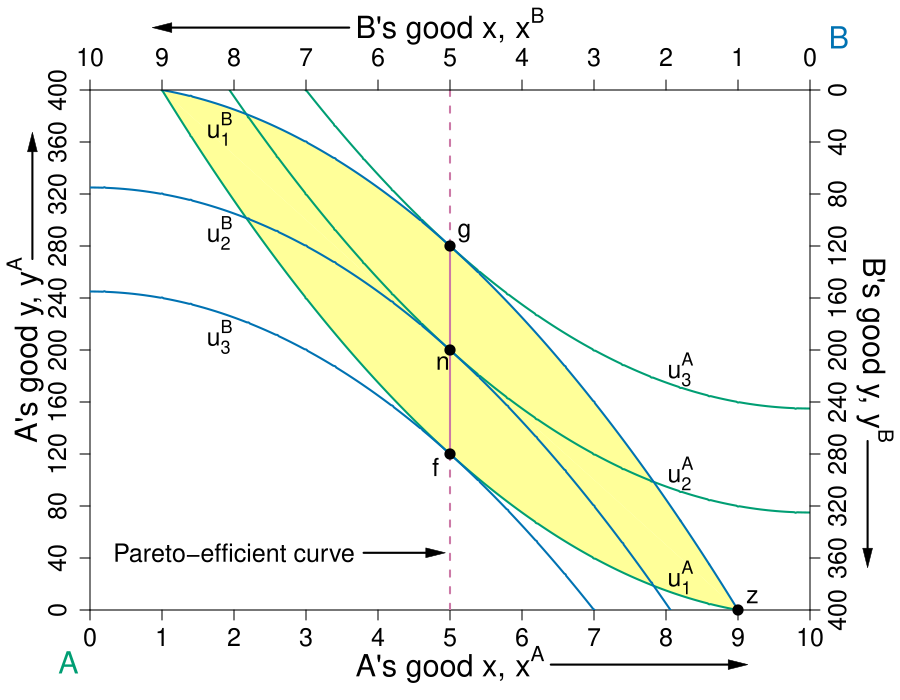

The R source for this figure:
require(shape)
library(extrafont)
library(pBrackets)
pdf(file = "what_can_markets_do/edgeworthbox_simulation_symmetrical.pdf", width = 9, height = 7)

# Set parameters for graphics
axislabelsize <- 1.8
labelsize <- 1.5
namesize <- 1.8
annotatesize <- 1.5
graphlinewidth <- 2
segmentlinewidth <- 1.5

COL <- c("#7fc97f", "#beaed4", "#fdc086", "#ffff99", "#386cb0", "#f0027f", "#bf5b17", "#666666")
COLA <- c("#e0f3db", "#99d8c9","#66c2a4","#41ae76", "#238b45", "#005824")
COLB <- c("#c6dbef", "#4eb3d3", "#2b8cbe", "#0868ac","#084081")
COLC <- c("#fcfbfd", "#efedf5", "#dadaeb", "#bcbddc", "#9e9ac8", "#807dba", "#6a51a3", "#54278f", "#3f007d")
grays <- gray.colors(25, start = 1, end = 0, alpha = 1)
CBCols <- c("#009E73","#0072B2","#E69F00","#CC79A7", "#F0E442")

par(mar =  c(4.5, 6, 4.5, 6))

uA <- function(x, y, rmax = 100, xmax = 10) {
  y + rmax*x - (1/2)*(rmax/xmax)*x^2
}

indiffA <- function(x, utility = uA(x = 1, y = 400), rmax = 100, xmax = 10) {
  utility - rmax*x + (1/2)*(rmax/xmax)*x^2
}

mrsA <- function(x, rmax = 100, xmax = 10) {
  rmax - (rmax/xmax)*x
}

uB <- function(x, y, rmax = 100, xmax = 10) {
  (400 - y) + rmax*(10 - x) - (1/2)*(rmax/xmax)*(10 - x)^2
}

indiffB <- function(x, utility = uB(x = 9, y = 0), rmax = 100, xmax = 10) {
  utility + rmax*(x) - (1/2)*(rmax/xmax)*(x)^2
}

WalrasP <- function(x, intercept = 450, pw = mrsA(x = 5)) {
  intercept - pw*x
}

xlims <- c(0, 10)
ylims <- c(0, 400)

npts <- 501 
x <- seq(xlims[1], xlims[2], length.out = npts)
y <- seq(ylims[1], ylims[2], length.out = npts) 
a <- c(uA(x = 9, y = 0), uA(x = 5, y = 200), 655)
b <- c(uB(x = 1, y = 400), uB(x = 5, y = 200), 655)

#B's value when at A's bliss point
#0.35*log(5.88) + 0.35*log(8.88) + 0.5*log(10 - 5.88) + 0.5*log(15 - 8.88) 

#B's bliss point x = 4.11765; y = 6.17647
#A's value when at A's bliss point
#0.5*log(4.11765) + 0.5*log(6.17647) + 0.35*log(10 - 4.11765) + 0.35*log(15 - 6.17647) 

#Use the same x and ylims as previously, but with locations switched
xlims2 <- c(10, 0)
ylims2 <- c(400, 0)

#Leave the ylab and xlab blank to ensure no axes titles
plot(0, 0, xlim = xlims2, ylim = ylims2, type = "n",
     xlab = expression(paste("")),
     ylab = expression(paste("")),
     xaxt = "n", 
     yaxt = "n", 
     cex.lab = 1.3, 
     bty = "n",
     xaxs = "i", 
     yaxs = "i")
#Pareto-improving lens
xpoly1 <- seq(from = 1, to = 9, length.out = 500)
ypoly1 <- indiffA(xpoly1)
ypoly2 <- WalrasP(xpoly1)
polygon(x = c(xpoly1, rev(xpoly1)), y = c(ypoly1, rev(ypoly2)), col = COL[4], density = NULL, border = NA)

par(new = TRUE)

plot(0, 0, xlim = xlims, ylim = ylims, type = "n",
     xlab = expression(paste("")),
     ylab = expression(paste("")), 
     xaxt = "n", 
     yaxt = "n", 
     cex.lab = axislabelsize, 
     bty = "n",
     xaxs = "i", 
     yaxs = "i")

#Pareto-improving lens
xpoly1 <- seq(from = 1, to = 9, length.out = 500)
ypoly1 <- indiffA(xpoly1)
ypoly2 <- WalrasP(xpoly1)
polygon(x = c(xpoly1, rev(xpoly1)), y = c(ypoly1, rev(ypoly2)), col = COL[4], density = NULL, border = NA)

#Pareto-improving lens
xpoly1 <- seq(from = 1, to = 9, length.out = 500)
ypoly1 <- indiffA(xpoly1)
ypoly2 <- WalrasP(xpoly1)
polygon(x = c(xpoly1, rev(xpoly1)), y = c(ypoly1, rev(ypoly2)), col = COL[4], density = NULL, border = NA)


ticksy <- seq(from = 0, to = 400, by = 40)
ylabels <- seq(from = 0, to = 400, by = 40)
ticksx <- seq(from = 0, to = 10, by = 1)
xlabels <- seq(from = 0, to = 10, by = 1)
axis(1, at = ticksx, pos = 0, labels = xlabels, cex.axis = labelsize)
axis(2, at = ticksy, pos = 0, labels = ylabels, las = 1, gap.axis = -1, cex.axis = labelsize)

contour(x, y, 
        outer(x, y, uA),
        drawlabels = FALSE,
        col = CBCols[1],
        lwd = graphlinewidth,
        levels = a, 
        xaxs = "i", 
        yaxs = "i", 
        add = TRUE) 

#mtext(expression(paste("A's good x, ", x^A)), side=1, line = 2.5, cex = axislabelsize)

text(0.5*xlims[2], -42.5, expression(paste("A's good x, ", x^A)), xpd = TRUE, cex = axislabelsize) 
text(-1.4, 0.5*ylims[2], expression(paste("A's good y, ", y^A)), xpd = TRUE, cex = axislabelsize, srt = 90) 

xx1 <- seq(xlims[1], xlims[2], length.out = npts)

#Add arrows:
Arrows(-1.3, 270, -1.3, 360, col = "black", lty = 1, lwd = 2, arr.type = "triangle", arr.lwd = 0.5, xpd = TRUE)
Arrows(6.7, -42.7, 9, -42.7, col = "black", lty = 1, lwd = 2, arr.type = "triangle", arr.lwd = 0.5, xpd = TRUE)

# arrows(-0.8, 280, -0.8, 360, xpd = TRUE, length = 0.1, angle = 40, lwd = 3)
# arrows(6.5, -45, 9, -45, xpd = TRUE, length = 0.1, angle = 40, lwd = 3)

xx2 <- seq(1, 10, length.out = npts)
#lines(xx2, WalrasP(xx2), col = "gray", lwd = segmentlinewidth)
#lines(xx2, WalrasP(xx2, intercept = 9.4), col = "purple", lwd = segmentlinewidth, lty = 1)

contour(x, y, 
        outer(x, y, uB),
        drawlabels = FALSE,
        col = CBCols[2],
        lwd = graphlinewidth,
        levels = b, 
        add = TRUE
) 

# segments(5, 3.95, 5, 6.05, lty = 1, col = COL[2] , lwd = graphlinewidth)
# segments(5, 0, 5, 3.95, col = COL[2] , lwd = segmentlinewidth, lty = 2)
# segments(5, 6.05, 5, 10, col = COL[2] , lwd = segmentlinewidth, lty = 2)
# 
segments(5, 0, 5, 120, col = CBCols[4] , lwd = graphlinewidth, lty = 2)
segments(5, 120, 5, 280, col = CBCols[4]  , lwd = graphlinewidth, lty = 1)
segments(5, 280, 5, ylims[2], col = CBCols[4] , lwd = graphlinewidth, lty = 2)
# 
# 
# #Label the PEC
text(2, 44, expression("Pareto-efficient curve"), cex = labelsize)
Arrows(3.8, 44, 4.8, 44, col = "black", lty = 1, lwd = 2, arr.type = "triangle", arr.lwd = 0.5)

# 
# #Label the walrasian P
# 
# Arrows(2.25, 5.2, 2.25, 6.85, col = "black", lty = 1, lwd = 2, arr.type = "triangle", arr.lwd = 0.5)
# text(2.25, 5, expression(slope == -p[n] ))
# 
# #Label the iso-welfare functions for the HG, Aisha
text(8.2, 25, expression(u[1]^A), cex = labelsize)
text(8.2, 105, expression(u[2]^A), cex = labelsize)
text(8.2, 185, expression(u[3]^A), cex = labelsize)
# 
# #Label the indifference curves for the HG, Betty
text(1.8, 370, expression(u[1]^B), cex = labelsize)
text(1.8, 290, expression(u[2]^B), cex = labelsize)
text(1.8, 210, expression(u[3]^B), cex = labelsize)

# 
#Label point f.
points(5, 120, pch = 16, col = "black", cex = 1.5)
text(4.8, 110, expression(paste(f)), cex = labelsize)

#Label point g.
points(5, 280, pch = 16, col = "black", cex = 1.5)
text(5.2, 290, expression(paste(g)), cex = labelsize)
# 

points(x = 5, y = 200, pch = 16, col = "black", cex = 1.5)
text(4.9, 190, expression(paste(n)), cex = labelsize)

# #Initial Allocations
points(x = 9, y = 0, pch = 16, col = "black", cex = 1.5, xpd = TRUE)
text(9.2, 10.2, expression(paste(z)), cex = labelsize)

text(-0.3, -40.4, expression("A"), xpd = TRUE, cex = namesize, col = CBCols[1])
text(10.4, 440.4, expression("B"), xpd = TRUE, cex = namesize, col = CBCols[2])


#Braces for labels
# brackets(x1 = 8.9, y1 = -0.3, x2 = 5, y2 = -0.3,  
#          ticks = 0.5, curvature = 0.5, type = 1, 
#          col = "black", lwd = 2, lty = 1, xpd = TRUE)
# text(7, -1, expression(paste("Quantity of the good, x")), xpd = TRUE)
# text(7, -1.4, expression(paste("A sells to B")), xpd = TRUE)

# brackets(x1 = 10.2, y1 = 5, x2 = 10.2, y2 = 1.1,  
#          ticks = 0.5, curvature = 0.5, type = 1, 
#          col = "black", lwd = 2, lty = 1, xpd = TRUE)
# text(11.2, 3, expression(paste("Quantity of money, y")), xpd = TRUE, srt = 270)
# text(10.9, 3, expression(paste("B pays A")), xpd = TRUE, srt = 270)



par(new = TRUE)

#Use the same x and ylims as previously, but with locations switched
xlims2 <- c(10, 0)
ylims2 <- c(400, 0)

#Leave the ylab and xlab blank to ensure no axes titles
plot(0, 0, xlim = xlims2, ylim = ylims2, type = "n",
     xlab = expression(paste("")),
     ylab = expression(paste("")),
     xaxt = "n", 
     yaxt = "n", 
     cex.lab = 1.3, 
     bty = "n",
     xaxs = "i", 
     yaxs = "i")

#Set up axes at sides 3 and 4 (top and right)
axis(side = 3, at = ticksx, pos = 0, labels = xlabels, cex.axis = labelsize)
axis(side = 4, at = ticksy, pos = 0, labels = ylabels, las = 1, gap.axis = -1, cex.axis = labelsize)


#mtext(expression(paste("B's good x, ", x^B)), side = 3, line = 2.5, cex = axislabelsize)
text(0.5*xlims[2], -49, expression(paste("B's good x, ", x^B)), xpd = TRUE, cex = axislabelsize) 
text(-1.4, 0.5*ylims[2], expression(paste("B's good y, ", y^B)), xpd = TRUE, cex = axislabelsize, srt = 270) 

#Add arrows:
Arrows(-1.3, 270, -1.3, 360, col = "black", lty = 1, lwd = 2, arr.type = "triangle", arr.lwd = 0.5, xpd = TRUE)
Arrows(6.7, -48, 9, -48, col = "black", lty = 1, lwd = 2, arr.type = "triangle", arr.lwd = 0.5, xpd = TRUE)

# arrows(-0.8, 280, -0.8, 360, xpd = TRUE, length = 0.1, angle = 40, lwd = 3)
# arrows(6.5, -45, 9, -45, xpd = TRUE, length = 0.1, angle = 40, lwd = 3)


#Customize ticks and labels for the plot
#ticksy <- seq(from = 0, to = 15, by = 1)
#ylabels <- seq(from = 0, to = 15, by = 1)
#ticksx <- seq(from = 0, to = 10, by = 1)
#xlabels <- seq(from = 0, to = 10, by = 1)
#axis(1, at = ticksx, pos = 0, labels = xlabels)
#axis(2, at = ticksy, pos = 0, labels = ylabels, las = 0)

dev.off()
